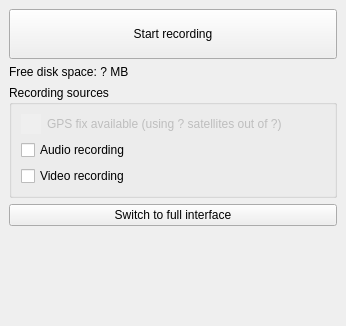
<?xml version="1.0" encoding="UTF-8"?>
<ui version="4.0">
 <class>DockWidget_simple</class>
 <widget class="QDockWidget" name="DockWidget_simple">
  <property name="geometry">
   <rect>
    <x>0</x>
    <y>0</y>
    <width>346</width>
    <height>326</height>
   </rect>
  </property>
  <property name="sizePolicy">
   <sizepolicy hsizetype="Preferred" vsizetype="Maximum">
    <horstretch>0</horstretch>
    <verstretch>0</verstretch>
   </sizepolicy>
  </property>
  <property name="minimumSize">
   <size>
    <width>346</width>
    <height>268</height>
   </size>
  </property>
  <property name="windowTitle">
   <string>Data gather plugin</string>
  </property>
  <widget class="QWidget" name="dockWidgetContents">
   <layout class="QVBoxLayout" name="verticalLayout_2">
    <item>
     <widget class="QPushButton" name="startRecording_button">
      <property name="minimumSize">
       <size>
        <width>0</width>
        <height>50</height>
       </size>
      </property>
      <property name="text">
       <string>Start recording</string>
      </property>
      <property name="checkable">
       <bool>true</bool>
      </property>
     </widget>
    </item>
    <item>
     <widget class="QLabel" name="outputFreeSpace_label">
      <property name="text">
       <string>Free disk space: ? MB</string>
      </property>
     </widget>
    </item>
    <item>
     <widget class="QGroupBox" name="recording_groupBox">
      <property name="title">
       <string>Recording sources</string>
      </property>
      <layout class="QVBoxLayout" name="verticalLayout">
       <item>
        <layout class="QHBoxLayout" name="horizontalLayout">
         <property name="bottomMargin">
          <number>0</number>
         </property>
         <item>
          <widget class="GpsStatusWidget" name="gps_widget" native="true">
           <property name="minimumSize">
            <size>
             <width>20</width>
             <height>20</height>
            </size>
           </property>
           <property name="maximumSize">
            <size>
             <width>20</width>
             <height>16777215</height>
            </size>
           </property>
           <property name="autoFillBackground">
            <bool>true</bool>
           </property>
          </widget>
         </item>
         <item>
          <widget class="QLabel" name="gps_label">
           <property name="enabled">
            <bool>false</bool>
           </property>
           <property name="text">
            <string>GPS fix available (using ? satellites out of ?)</string>
           </property>
          </widget>
         </item>
        </layout>
       </item>
       <item>
        <widget class="QCheckBox" name="audio_checkBox">
         <property name="text">
          <string>Audio recording</string>
         </property>
        </widget>
       </item>
       <item>
        <widget class="QCheckBox" name="video_checkBox">
         <property name="text">
          <string>Video recording</string>
         </property>
        </widget>
       </item>
      </layout>
     </widget>
    </item>
    <item>
     <widget class="QPushButton" name="full_pushButton">
      <property name="text">
       <string>Switch to full interface</string>
      </property>
     </widget>
    </item>
    <item>
     <spacer name="verticalSpacer">
      <property name="orientation">
       <enum>Qt::Vertical</enum>
      </property>
      <property name="sizeHint" stdset="0">
       <size>
        <width>20</width>
        <height>40</height>
       </size>
      </property>
     </spacer>
    </item>
   </layout>
  </widget>
 </widget>
 <customwidgets>
  <customwidget>
   <class>GpsStatusWidget</class>
   <extends>QWidget</extends>
   <header>GpsStatusWidget.h</header>
   <container>1</container>
  </customwidget>
 </customwidgets>
 <resources/>
 <connections/>
</ui>
